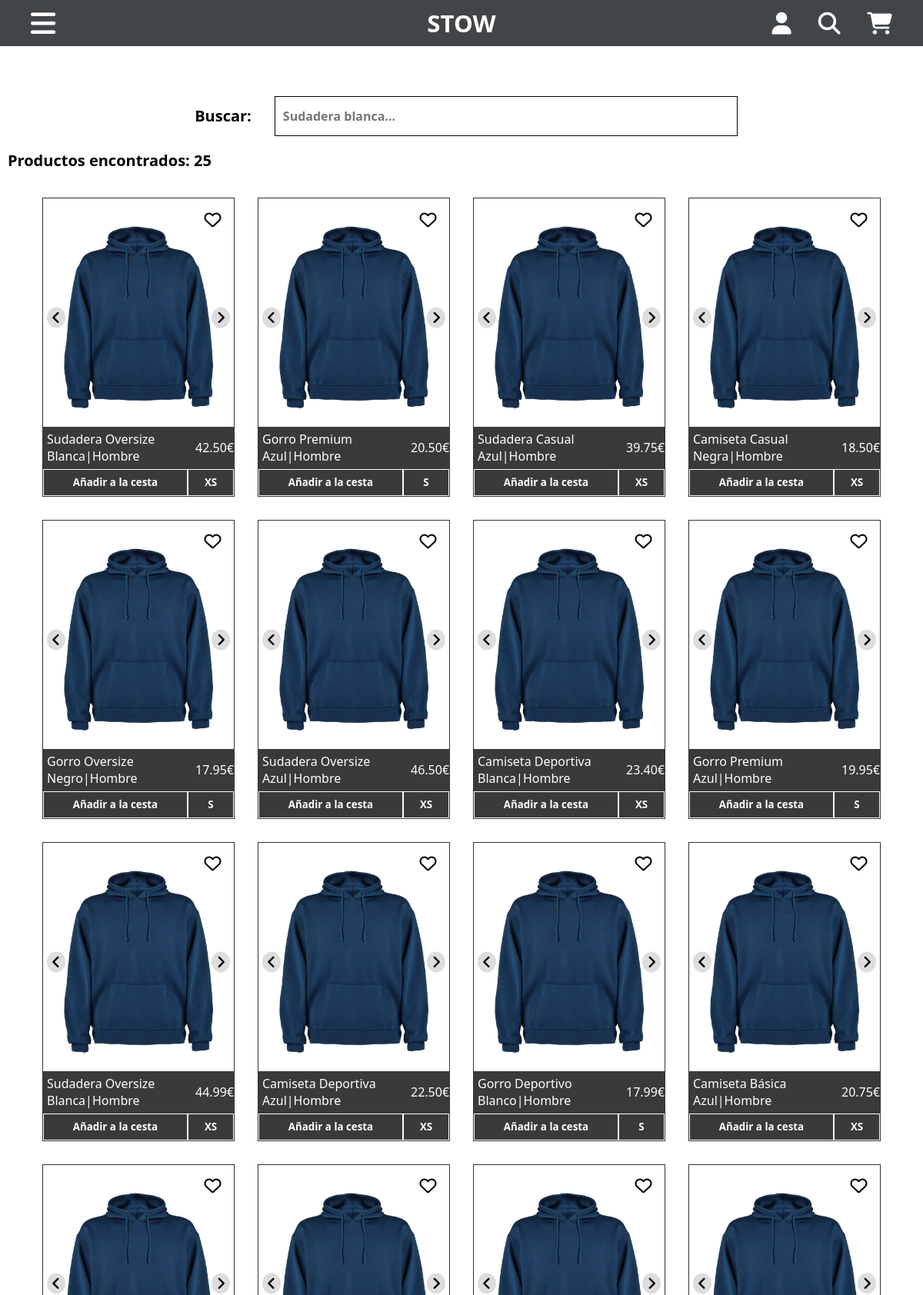
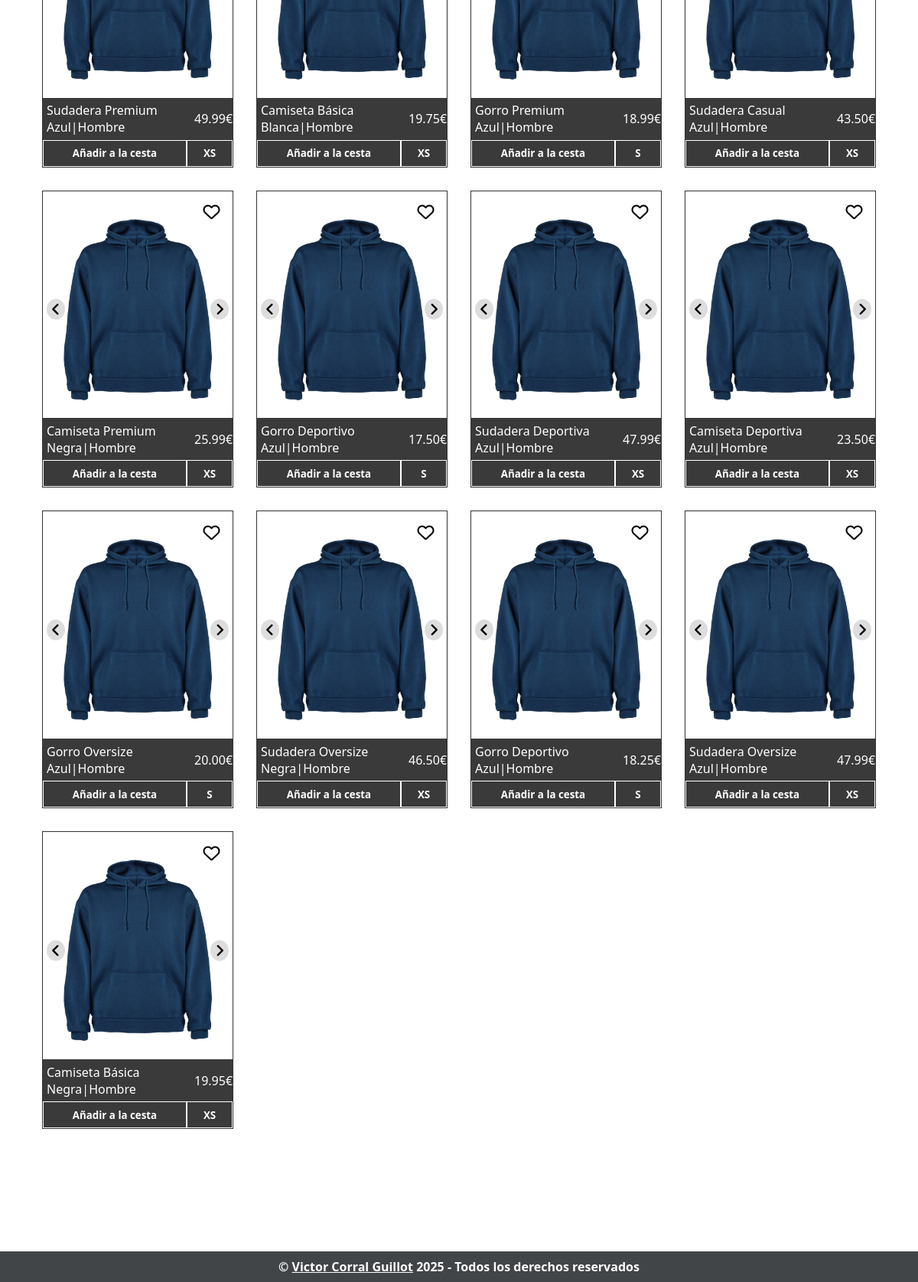
The page /productos?sexo=hombre on the database its author committed (2 pictures, top to bottom).
### tables this page shows
CREATE TABLE Productos (
    ID VARCHAR(10) PRIMARY KEY,
    Nombre VARCHAR(255),
    Sexo VARCHAR(10),
    Color VARCHAR(25),
    ClaseProducto VARCHAR(20),
    Stock VARCHAR(255),
    Precio DECIMAL(10, 2),
    Imagenes TEXT, 
    activo INT DEFAULT 1
);

### productos.php (the view, shortened to what this page needs)
<?php
require_once("./partials/header.php");
try {
    if (!empty($_GET['tipo'])) {
        $statement = $conne->prepare("SELECT * FROM Productos WHERE LOWER(Sexo) = LOWER(:sexo) AND LOWER(ClaseProducto) = LOWER(:tipo) AND activo = 1");
        $statement->bindParam(":sexo", $_GET["sexo"]);
        $statement->bindParam(":tipo", $_GET["tipo"]);
        $statement->execute();
        $productos = $statement->fetchAll(PDO::FETCH_ASSOC);
    } else if (!empty($_GET['sexo'])) {
        $statement = $conne->prepare("SELECT * FROM Productos WHERE Sexo = :sexo AND activo = 1");
        $statement->bindParam(":sexo", $_GET["sexo"]);
        $statement->execute();
        $productos = $statement->fetchAll(PDO::FETCH_ASSOC);
    } else if (!empty($_GET['search'])) {
        require_once "./search.php";
    } else {
        $statement = $conne->prepare("SELECT * FROM Productos where activo = 1");
        $statement->execute();
        $productos = $statement->fetchAll(PDO::FETCH_ASSOC);
    }
} catch (PDOException $e) {
    echo "Error: " . $e->getMessage();
}
?>
<link rel="stylesheet" href="./css/productos.css">
<main>
    <div class="barra-busqueda">
        <p>Buscar: </p>
        <form action="./productos">
            <input type="text" name="search" placeholder="Sudadera blanca..." value="<?= !empty($_GET['search']) ? $_GET['search'] : "" ?>">
        </form>
    </div>
    <p class="productos-encontrados">Productos encontrados: <?= count($productos) ?></p>
    <div class="productos">
        <?php
        foreach ($productos as $producto) { ?>
            <div class="producto" data-id="<?= $producto['ID'] ?>">
                <span class="fa-layers fa-fw">
                    <i class="fa-regular fa-heart"></i>
                </span>
                <div class="imagenes">
                    <i class="fa-solid fa-angle-right"></i>
                    <div class="carrousel">
                        <?php
                        $imagenes = explode(",", $producto['Imagenes']);
                        foreach ($imagenes as $imagen) { ?>
                            <img src="./img/<?= trim($imagen) ?>">
                        <?php }
                        ?>
                    </div>
                    <i class="fa-solid fa-angle-left"></i>
                </div>
                <div class="detalle-producto">
                    <div class="info-producto">
                        <p class="nombre"><?= $producto["Nombre"] . "|" . $producto["Sexo"] ?></p>
                        <p class="precio"><?= $producto["Precio"] ?>€</p>
                    </div>
                    <div class="comprar">
                        <button class="anadirCesta">Añadir a la cesta</button>
                        <select class="tallaProducto" name="talla">
                            <?php
                            $tallas = explode(",", $producto['Stock']);
                            foreach ($tallas as $talla) {
                                $partes = explode(":", $talla); ?>
                                <option data-stock="<?= $partes[1] ?>" class="notranslate" value="<?= $partes[0] ?>" <?= $partes[1] == 0 ? "disabled" : "" ?>><?= trim($partes[0]) ?></option>
                            <?php  }
                            ?>
                        </select>
                    </div>
                </div>
            </div>
        <?php }
        ?>
    </div>
</main>
<?php include_once("./partials/footer.php");
?>

### rows shown on the page
productos: Nombre "Sudadera Oversize Blanca", Sexo "Hombre", Precio "42.50", talla "XS"
productos: Nombre "Gorro Premium Azul", Sexo "Hombre", Precio "20.50", talla "S"
productos: Nombre "Sudadera Casual Azul", Sexo "Hombre", Precio "39.75", talla "XS"
productos: Nombre "Camiseta Casual Negra", Sexo "Hombre", Precio "18.50", talla "XS"
productos: Nombre "Gorro Oversize Negro", Sexo "Hombre", Precio "17.95", talla "S"
productos: Nombre "Sudadera Oversize Azul", Sexo "Hombre", Precio "46.50", talla "XS"
productos: Nombre "Camiseta Deportiva Blanca", Sexo "Hombre", Precio "23.40", talla "XS"
productos: Nombre "Gorro Premium Azul", Sexo "Hombre", Precio "19.95", talla "S"
productos: Nombre "Sudadera Oversize Blanca", Sexo "Hombre", Precio "44.99", talla "XS"
productos: Nombre "Camiseta Deportiva Azul", Sexo "Hombre", Precio "22.50", talla "XS"
productos: Nombre "Gorro Deportivo Blanco", Sexo "Hombre", Precio "17.99", talla "S"
productos: Nombre "Camiseta Básica Azul", Sexo "Hombre", Precio "20.75", talla "XS"
productos: Nombre "Sudadera Premium Azul", Sexo "Hombre", Precio "49.99", talla "XS"
productos: Nombre "Camiseta Básica Blanca", Sexo "Hombre", Precio "19.75", talla "XS"
productos: Nombre "Gorro Premium Azul", Sexo "Hombre", Precio "18.99", talla "S"
productos: Nombre "Sudadera Casual Azul", Sexo "Hombre", Precio "43.50", talla "XS"
productos: Nombre "Camiseta Premium Negra", Sexo "Hombre", Precio "25.99", talla "XS"
productos: Nombre "Gorro Deportivo Azul", Sexo "Hombre", Precio "17.50", talla "S"
productos: Nombre "Sudadera Deportiva Azul", Sexo "Hombre", Precio "47.99", talla "XS"
productos: Nombre "Camiseta Deportiva Azul", Sexo "Hombre", Precio "23.50", talla "XS"
productos: Nombre "Gorro Oversize Azul", Sexo "Hombre", Precio "20.00", talla "S"
productos: Nombre "Sudadera Oversize Negra", Sexo "Hombre", Precio "46.50", talla "XS"
productos: Nombre "Gorro Deportivo Azul", Sexo "Hombre", Precio "18.25", talla "S"
productos: Nombre "Sudadera Oversize Azul", Sexo "Hombre", Precio "47.99", talla "XS"
productos: Nombre "Camiseta Básica Negra", Sexo "Hombre", Precio "19.95", talla "XS"

### other values the page prints
count($productos) "25"
